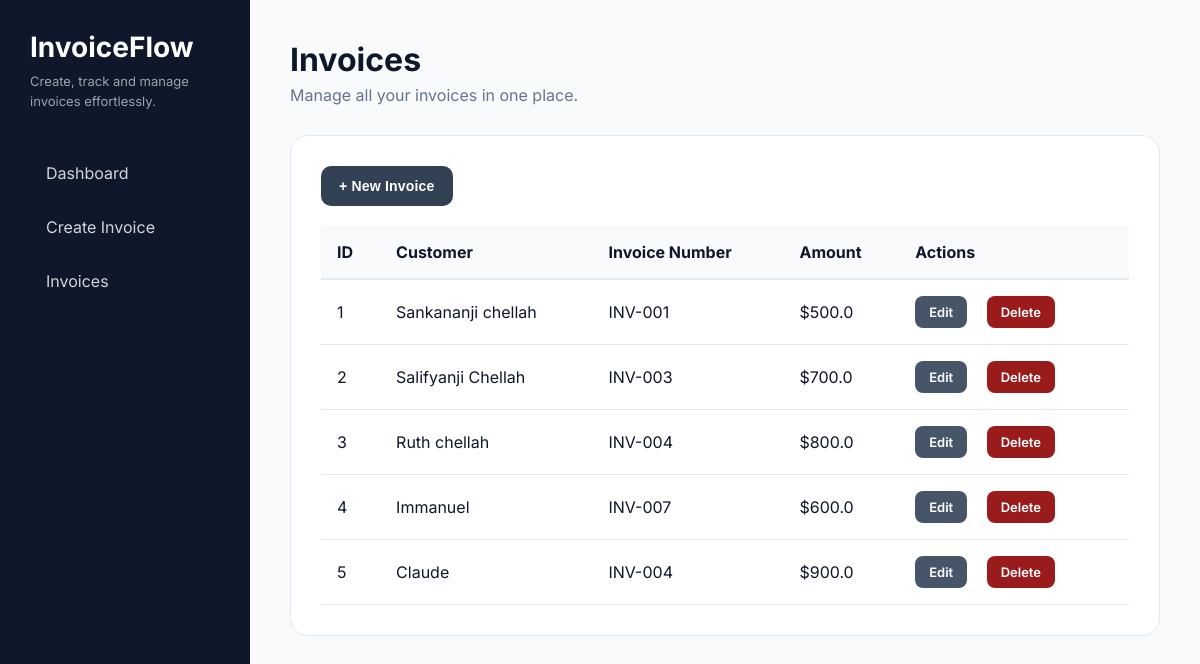
The app's page /invoices, older data.
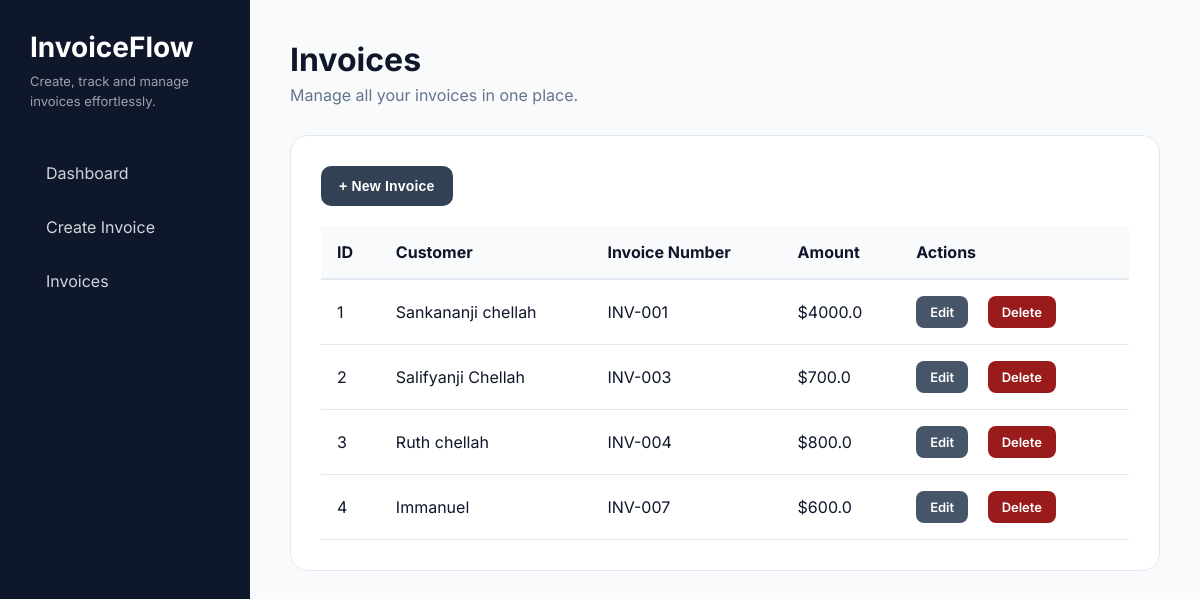
The same page, newer data.
### tables this page shows
CREATE TABLE invoices (
    id INTEGER PRIMARY KEY AUTOINCREMENT,
    customer TEXT,
    invoice_number TEXT,
    amount REAL
);

### app.py (the view)
@app.route("/invoices")
def invoices():
    connection = sqlite3.connect("invoices.db")
    cursor = connection.cursor()
    cursor.execute("SELECT * FROM invoices")
    invoices = cursor.fetchall()
    connection.close()
    return render_template(
        "invoices.html",
        invoices=invoices
    )

### templates/invoices.html (shortened to what this page needs)
<!DOCTYPE html>
<html>
<head>
    <link rel="stylesheet"
          href="{{ url_for('static', filename='style.css') }}">
</head>
<body>
<div class="layout">
    <div class="sidebar">
        <div class="logo">
            InvoiceFlow
        </div>
        <div class="tagline">
            Create, track and manage invoices effortlessly.
        </div>
        <a href="/" class="nav-link">Dashboard</a>
        <a href="/invoice" class="nav-link">Create Invoice</a>
        <a href="/invoices" class="nav-link">Invoices</a>
    </div>
    <div class="main-content">
        <h1>Invoices</h1>
        <p class="subtext">
            Manage all your invoices in one place.
        </p>
        <div class="content-panel">
            <div class="panel-header">
                <a href="/invoice">
                    <button>+ New Invoice</button>
                </a>
            </div>
            <table>
                <thead>
                    <tr>
                        <th>ID</th>
                        <th>Customer</th>
                        <th>Invoice Number</th>
                        <th>Amount</th>
                        <th>Actions</th>
                    </tr>
                </thead>
                <tbody>
                {% for invoice in invoices %}
                    <tr>
                        <td>{{ invoice[0] }}</td>
                        <td>{{ invoice[1] }}</td>
                        <td>{{ invoice[2] }}</td>
                        <td>${{ invoice[3] }}</td>
                        <td>
                            <a href="/edit/{{ invoice[0] }}" class="edit-btn">
                                Edit
                            </a>
                            <a href="/delete/{{ invoice[0] }}" class="delete-btn">
                                Delete
                            </a>
                        </td>
                    </tr>
                {% endfor %}
                </tbody>
            </table>
        </div>
    </div>
</div>
</body>
</html>

Row changes from the older to the newer data that the page shows:
removed invoices: id "5", customer "Claude", invoice_number "INV-004", amount "900.0"
changed invoices "Sankananji chellah": amount "500.0" → "4000.0"
